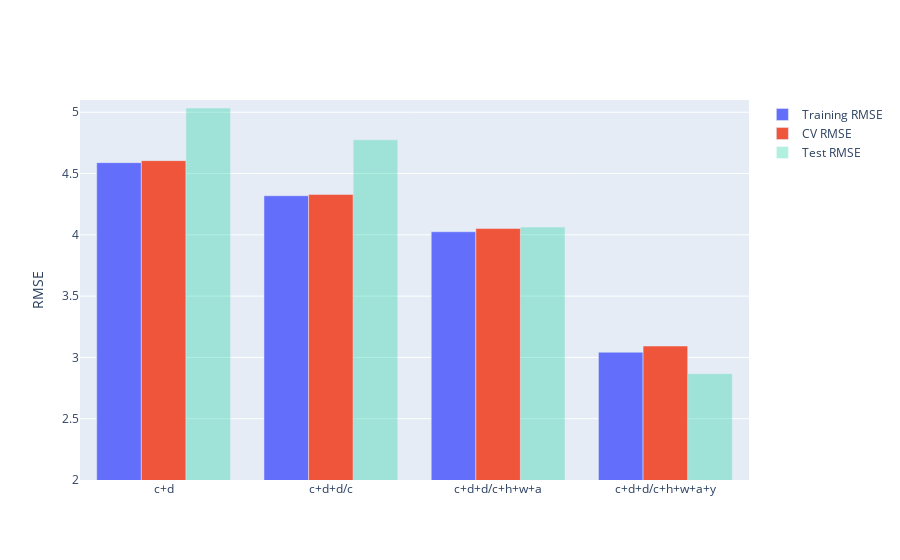

Notebook source saved alongside this figure:
### Markdown cell above
Comparing the models

### Code cell
fig = compare_models(models)
fig.update_yaxes(range=[2,5.1], title="RMSE")

### Figure 1 — Plotly figure (JSON) as saved in the notebook; plotly's stock layout.template omitted (floating-point values rounded to 4 significant figures)
{"data": [{"name": "Training RMSE", "type": "bar", "x": ["c+d", "c+d+d/c", "c+d+d/c+h+w+a", "c+d+d/c+h+w+a+y"], "y": [4.589, 4.319, 4.025, 3.042]}, {"name": "CV RMSE", "type": "bar", "x": ["c+d", "c+d+d/c", "c+d+d/c+h+w+a", "c+d+d/c+h+w+a+y"], "y": [4.605, 4.33, 4.052, 3.093]}, {"name": "Test RMSE", "opacity": 0.3, "type": "bar", "x": ["c+d", "c+d+d/c", "c+d+d/c+h+w+a", "c+d+d/c+h+w+a+y"], "y": [5.034, 4.776, 4.063, 2.867]}], "layout": {"yaxis": {"range": [2, 5.1], "title": {"text": "RMSE"}}}}
